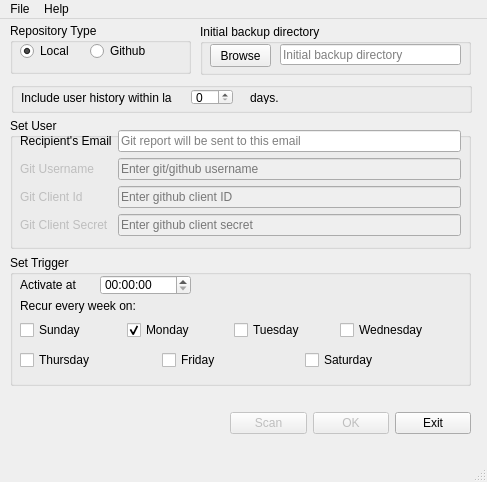
<?xml version="1.0" encoding="UTF-8"?>
<ui version="4.0">
 <class>MainWindowGitUiI</class>
 <widget class="QMainWindow" name="MainWindowGitUiI">
  <property name="geometry">
   <rect>
    <x>0</x>
    <y>0</y>
    <width>487</width>
    <height>482</height>
   </rect>
  </property>
  <property name="sizePolicy">
   <sizepolicy hsizetype="Fixed" vsizetype="Fixed">
    <horstretch>0</horstretch>
    <verstretch>0</verstretch>
   </sizepolicy>
  </property>
  <property name="windowTitle">
   <string>Git report tool: TemcoNepal</string>
  </property>
  <property name="windowIcon">
   <iconset>
    <normaloff>../rcs/github-logo-icon.png</normaloff>../rcs/github-logo-icon.png</iconset>
  </property>
  <property name="autoFillBackground">
   <bool>false</bool>
  </property>
  <widget class="QWidget" name="centralwidget">
   <widget class="QGroupBox" name="groupBoxRepoType">
    <property name="geometry">
     <rect>
      <x>10</x>
      <y>4</y>
      <width>181</width>
      <height>51</height>
     </rect>
    </property>
    <property name="title">
     <string>Repository Type</string>
    </property>
    <widget class="QRadioButton" name="radioButtonLocalTypeRepo">
     <property name="geometry">
      <rect>
       <x>10</x>
       <y>20</y>
       <width>71</width>
       <height>16</height>
      </rect>
     </property>
     <property name="text">
      <string>Local</string>
     </property>
     <property name="checked">
      <bool>true</bool>
     </property>
    </widget>
    <widget class="QRadioButton" name="radioButtonGithubTypeRepo">
     <property name="geometry">
      <rect>
       <x>80</x>
       <y>20</y>
       <width>81</width>
       <height>16</height>
      </rect>
     </property>
     <property name="text">
      <string>Github</string>
     </property>
    </widget>
   </widget>
   <widget class="QGroupBox" name="groupBoxInitialBackup">
    <property name="enabled">
     <bool>true</bool>
    </property>
    <property name="geometry">
     <rect>
      <x>200</x>
      <y>5</y>
      <width>271</width>
      <height>51</height>
     </rect>
    </property>
    <property name="title">
     <string>Initial backup directory</string>
    </property>
    <widget class="QPushButton" name="pushButtonBrowseBackup">
     <property name="geometry">
      <rect>
       <x>10</x>
       <y>20</y>
       <width>61</width>
       <height>23</height>
      </rect>
     </property>
     <property name="text">
      <string>Browse</string>
     </property>
    </widget>
    <widget class="QLineEdit" name="lineEditBackupDir">
     <property name="geometry">
      <rect>
       <x>80</x>
       <y>20</y>
       <width>181</width>
       <height>21</height>
      </rect>
     </property>
     <property name="placeholderText">
      <string>Initial backup directory</string>
     </property>
    </widget>
   </widget>
   <widget class="QGroupBox" name="groupBoxUserSetup">
    <property name="geometry">
     <rect>
      <x>10</x>
      <y>99</y>
      <width>461</width>
      <height>131</height>
     </rect>
    </property>
    <property name="title">
     <string>Set User</string>
    </property>
    <widget class="QWidget" name="formLayoutWidget_2">
     <property name="geometry">
      <rect>
       <x>10</x>
       <y>12</y>
       <width>441</width>
       <height>111</height>
      </rect>
     </property>
     <layout class="QFormLayout" name="formLayoutUserSetup">
      <property name="fieldGrowthPolicy">
       <enum>QFormLayout::AllNonFixedFieldsGrow</enum>
      </property>
      <item row="0" column="1">
       <widget class="QLineEdit" name="lineEditEmail">
        <property name="text">
         <string/>
        </property>
        <property name="placeholderText">
         <string>Git report will be sent to this email</string>
        </property>
       </widget>
      </item>
      <item row="1" column="1">
       <widget class="QLineEdit" name="lineEditUserName">
        <property name="enabled">
         <bool>false</bool>
        </property>
        <property name="autoFillBackground">
         <bool>false</bool>
        </property>
        <property name="inputMethodHints">
         <set>Qt::ImhHiddenText</set>
        </property>
        <property name="readOnly">
         <bool>false</bool>
        </property>
        <property name="placeholderText">
         <string>Enter git/github username</string>
        </property>
        <property name="cursorMoveStyle">
         <enum>Qt::LogicalMoveStyle</enum>
        </property>
       </widget>
      </item>
      <item row="2" column="0">
       <widget class="QLabel" name="labelClientID">
        <property name="enabled">
         <bool>false</bool>
        </property>
        <property name="text">
         <string>Git Client Id</string>
        </property>
       </widget>
      </item>
      <item row="2" column="1">
       <widget class="QLineEdit" name="lineEditClientId">
        <property name="enabled">
         <bool>false</bool>
        </property>
        <property name="placeholderText">
         <string>Enter github client ID</string>
        </property>
       </widget>
      </item>
      <item row="3" column="0">
       <widget class="QLabel" name="labelClientSecret">
        <property name="enabled">
         <bool>false</bool>
        </property>
        <property name="text">
         <string>Git Client Secret</string>
        </property>
       </widget>
      </item>
      <item row="3" column="1">
       <widget class="QLineEdit" name="lineEditClientSecret">
        <property name="enabled">
         <bool>false</bool>
        </property>
        <property name="placeholderText">
         <string>Enter github client secret</string>
        </property>
       </widget>
      </item>
      <item row="0" column="0">
       <widget class="QLabel" name="labelEmail">
        <property name="text">
         <string>Recipient's Email</string>
        </property>
       </widget>
      </item>
      <item row="1" column="0">
       <widget class="QLabel" name="labelUserName">
        <property name="enabled">
         <bool>false</bool>
        </property>
        <property name="text">
         <string>Git Username</string>
        </property>
       </widget>
      </item>
     </layout>
    </widget>
   </widget>
   <widget class="QGroupBox" name="groupBoxSetTrigger">
    <property name="geometry">
     <rect>
      <x>10</x>
      <y>236</y>
      <width>461</width>
      <height>131</height>
     </rect>
    </property>
    <property name="title">
     <string>Set Trigger</string>
    </property>
    <widget class="QLabel" name="labelActivateAt">
     <property name="geometry">
      <rect>
       <x>10</x>
       <y>20</y>
       <width>71</width>
       <height>20</height>
      </rect>
     </property>
     <property name="text">
      <string>Activate at</string>
     </property>
    </widget>
    <widget class="QTimeEdit" name="timeEditSetTrig">
     <property name="geometry">
      <rect>
       <x>90</x>
       <y>20</y>
       <width>91</width>
       <height>20</height>
      </rect>
     </property>
    </widget>
    <widget class="QLabel" name="labelRecurEveryWeekOn">
     <property name="geometry">
      <rect>
       <x>10</x>
       <y>40</y>
       <width>151</width>
       <height>21</height>
      </rect>
     </property>
     <property name="text">
      <string>Recur every week on:</string>
     </property>
    </widget>
    <widget class="QWidget" name="horizontalLayoutWidget">
     <property name="geometry">
      <rect>
       <x>10</x>
       <y>60</y>
       <width>421</width>
       <height>31</height>
      </rect>
     </property>
     <layout class="QHBoxLayout" name="horizontalLayoutSunTue">
      <item>
       <widget class="QCheckBox" name="checkBoxSunday">
        <property name="text">
         <string>Sunday</string>
        </property>
       </widget>
      </item>
      <item>
       <widget class="QCheckBox" name="checkBoxMonday">
        <property name="text">
         <string>Monday</string>
        </property>
        <property name="checked">
         <bool>true</bool>
        </property>
       </widget>
      </item>
      <item>
       <widget class="QCheckBox" name="checkBoxTuesday">
        <property name="text">
         <string>Tuesday</string>
        </property>
       </widget>
      </item>
      <item>
       <widget class="QCheckBox" name="checkBoxWed">
        <property name="text">
         <string>Wednesday</string>
        </property>
       </widget>
      </item>
     </layout>
    </widget>
    <widget class="QWidget" name="horizontalLayoutWidget_2">
     <property name="geometry">
      <rect>
       <x>10</x>
       <y>90</y>
       <width>421</width>
       <height>31</height>
      </rect>
     </property>
     <layout class="QHBoxLayout" name="horizontalLayoutWedFri">
      <item>
       <widget class="QCheckBox" name="checkBoxThursday">
        <property name="text">
         <string>Thursday</string>
        </property>
       </widget>
      </item>
      <item>
       <widget class="QCheckBox" name="checkBoxFriday">
        <property name="text">
         <string>Friday</string>
        </property>
       </widget>
      </item>
      <item>
       <widget class="QCheckBox" name="checkBoxSat">
        <property name="text">
         <string>Saturday</string>
        </property>
       </widget>
      </item>
     </layout>
    </widget>
   </widget>
   <widget class="QWidget" name="horizontalLayoutWidget_4">
    <property name="geometry">
     <rect>
      <x>230</x>
      <y>384</y>
      <width>241</width>
      <height>41</height>
     </rect>
    </property>
    <layout class="QHBoxLayout" name="horizontalLayoutFinish">
     <item>
      <widget class="QPushButton" name="pushButtonScan">
       <property name="enabled">
        <bool>false</bool>
       </property>
       <property name="text">
        <string>Scan</string>
       </property>
      </widget>
     </item>
     <item>
      <widget class="QPushButton" name="pushButtonOK">
       <property name="enabled">
        <bool>false</bool>
       </property>
       <property name="text">
        <string>OK</string>
       </property>
      </widget>
     </item>
     <item>
      <widget class="QPushButton" name="pushButtonExit">
       <property name="text">
        <string>Exit</string>
       </property>
      </widget>
     </item>
    </layout>
   </widget>
   <widget class="QGroupBox" name="groupBox">
    <property name="geometry">
     <rect>
      <x>11</x>
      <y>63</y>
      <width>461</width>
      <height>31</height>
     </rect>
    </property>
    <property name="title">
     <string/>
    </property>
    <widget class="QLabel" name="labelDays">
     <property name="geometry">
      <rect>
       <x>10</x>
       <y>5</y>
       <width>151</width>
       <height>21</height>
      </rect>
     </property>
     <property name="text">
      <string>Include user history within last</string>
     </property>
    </widget>
    <widget class="QLabel" name="label_2">
     <property name="geometry">
      <rect>
       <x>239</x>
       <y>9</y>
       <width>46</width>
       <height>13</height>
      </rect>
     </property>
     <property name="text">
      <string>days.</string>
     </property>
    </widget>
    <widget class="QSpinBox" name="spinBoxHistory">
     <property name="geometry">
      <rect>
       <x>180</x>
       <y>7</y>
       <width>42</width>
       <height>16</height>
      </rect>
     </property>
    </widget>
   </widget>
  </widget>
  <widget class="QMenuBar" name="menubar">
   <property name="geometry">
    <rect>
     <x>0</x>
     <y>0</y>
     <width>487</width>
     <height>21</height>
    </rect>
   </property>
   <widget class="QMenu" name="menuFile">
    <property name="title">
     <string>File</string>
    </property>
    <addaction name="actionExit"/>
   </widget>
   <widget class="QMenu" name="menuHelp">
    <property name="title">
     <string>Help</string>
    </property>
    <addaction name="actionManual"/>
    <addaction name="actionAbout"/>
   </widget>
   <addaction name="menuFile"/>
   <addaction name="menuHelp"/>
  </widget>
  <widget class="QStatusBar" name="statusbar"/>
  <action name="actionExit">
   <property name="text">
    <string>Exit</string>
   </property>
   <property name="statusTip">
    <string/>
   </property>
   <property name="whatsThis">
    <string extracomment="Exit application."/>
   </property>
   <property name="shortcutContext">
    <enum>Qt::WidgetShortcut</enum>
   </property>
  </action>
  <action name="actionManage_Repo">
   <property name="text">
    <string>View Inputs</string>
   </property>
   <property name="shortcut">
    <string>Ctrl+M</string>
   </property>
  </action>
  <action name="actionManual">
   <property name="text">
    <string>Manual</string>
   </property>
   <property name="shortcut">
    <string>Ctrl+F1</string>
   </property>
  </action>
  <action name="actionAbout">
   <property name="text">
    <string>About</string>
   </property>
   <property name="shortcut">
    <string>Ctrl+I</string>
   </property>
  </action>
 </widget>
 <resources/>
 <connections/>
</ui>
